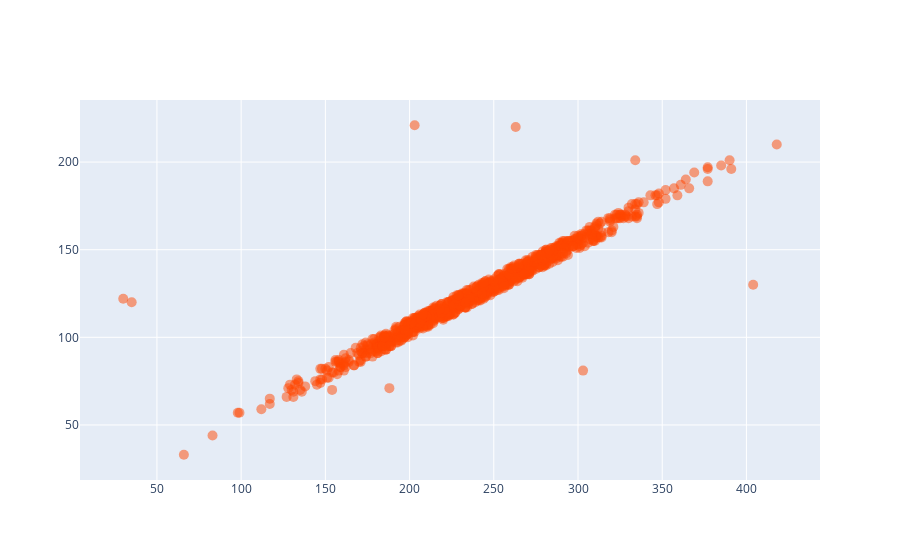

The notebook cell saved with this chart:
### Code cell
trace0 = go.Scatter(x=df.Cholesterol,
                    y = df.sBP,
                   mode = "markers",
                   marker={"size":10, "color":"rgba(255, 70, 0, 0.5)"})
data = [trace0]
iplot({"data":data})

### Figure 1 — Plotly figure (JSON) as saved in the notebook; plotly's stock layout.template omitted (floating-point values rounded to 4 significant figures; data arrays with more than 128 entries replaced by an {"elided": "..."} marker saying what was removed)
{"data": [{"marker": {"color": "rgba(255, 70, 0, 0.5)", "size": 10}, "mode": "markers", "type": "scatter", "x": {"elided": "900 int values"}, "y": {"elided": "900 int values"}}], "layout": {"autosize": true, "xaxis": {"autorange": true, "range": [3.624, 444.4], "type": "linear"}, "yaxis": {"autorange": true, "range": [13.82, 240.2], "type": "linear"}}}
